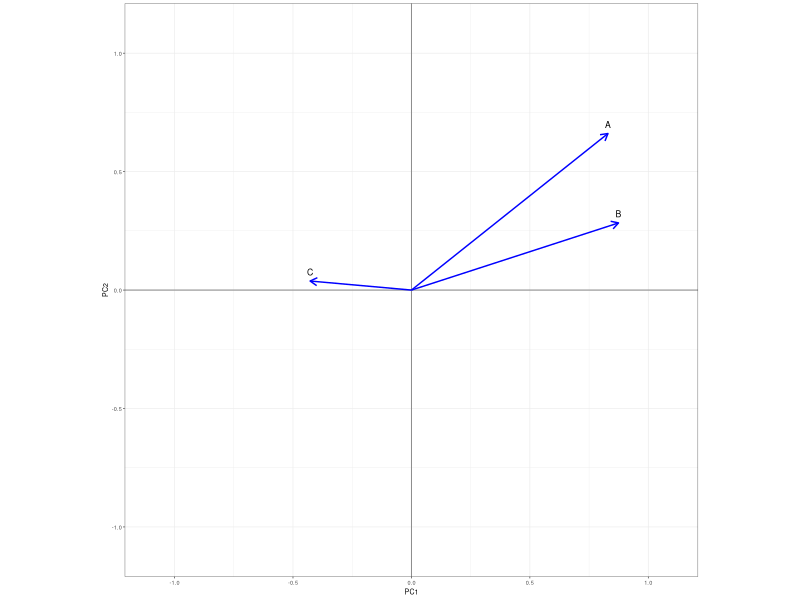
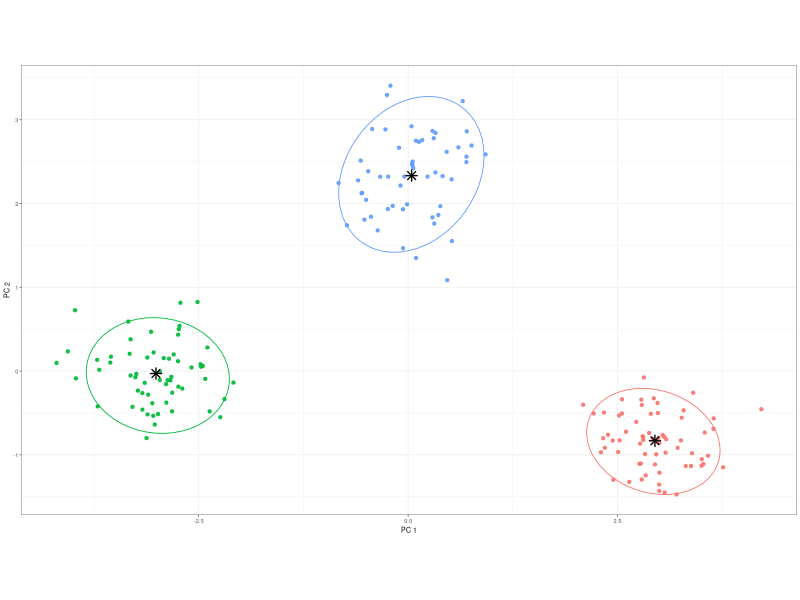
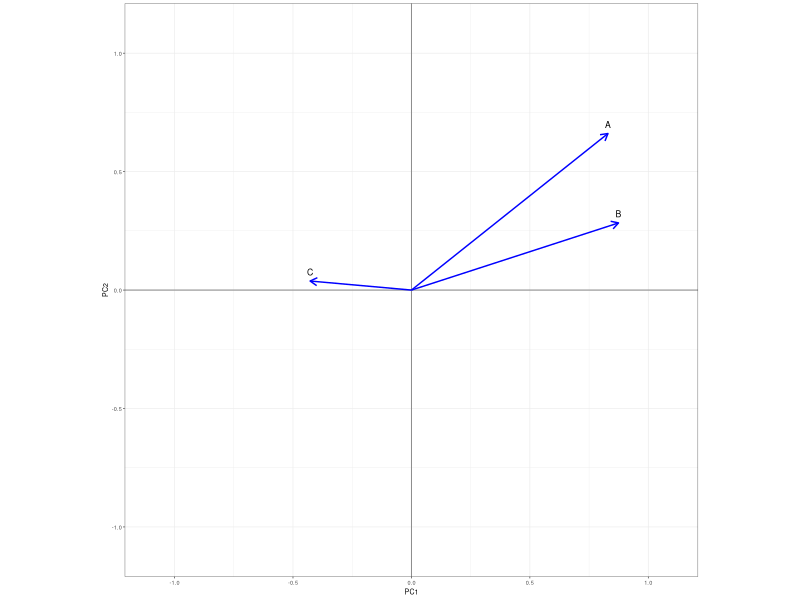
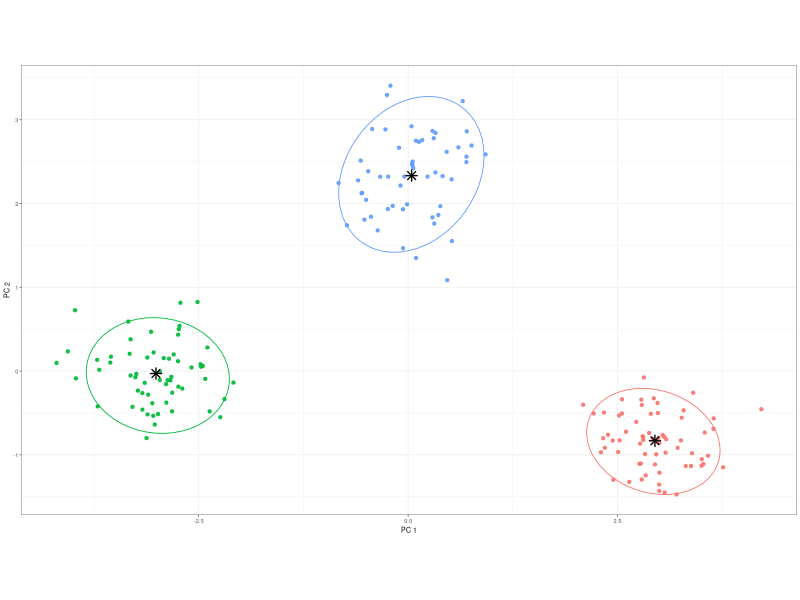

These figures' R source, in order:
## ---- chunk 1
knitr::opts_chunk$set(echo = TRUE)
## ---- chunk 2
library(ggplot2)

# Mock data
set.seed(42)
df_loadings <- data.frame(
  Variable = c("A", "B", "C"),
  PC1 = runif(3, -1, 1),
  PC2 = runif(3, -1, 1)
)

# Plot
ggplot(df_loadings, aes(x = PC1, y = PC2, label = Variable)) +
  geom_hline(yintercept = 0, color = "grey50", linewidth = 0.3) +
  geom_vline(xintercept = 0, color = "grey50", linewidth = 0.3) +
  geom_segment(aes(x = 0, y = 0, xend = PC1, yend = PC2),
               arrow = arrow(length = unit(0.08, "inches")),
               color = "blue") +
  geom_text(hjust = 0.5, vjust = -0.8, size = 2.2) +
  coord_equal(xlim = c(-1.1, 1.1), ylim = c(-1.1, 1.1)) +
  labs(x = "PC1", y = "PC2") +
  theme_bw(base_size = 5)

# To save at 1.1 × 3.5 inches
ggsave("~/Library/CloudStorage/Box-Box/judits_work_keller_lab/fe_si_papers/lymphocyte_distribution_patterns_in_feline_small_intestinal_biopsies/paper/figure/pca_loading_mock.png", width = 1.4, height = 1.4, units = "in", dpi = 300)


library(ggplot2)

# ---- Mock data ----
set.seed(42)
n <- c(60, 55, 65)
df <- data.frame(
  x = c(rnorm(n[1], -3, 0.40), rnorm(n[2],  0, 0.50), rnorm(n[3],  3, 0.45)),
  y = c(rnorm(n[1],  0, 0.40), rnorm(n[2],  2.3, 0.45), rnorm(n[3], -0.8, 0.40))
)

# ---- K-means ----
km <- kmeans(df[, c("x","y")], centers = 3, nstart = 25)
df$cluster <- factor(km$cluster)
centers <- as.data.frame(km$centers)

# ---- Plot ----
p <- ggplot(df, aes(x, y, color = cluster)) +
  geom_point(size = 0.8, alpha = 0.9) +
  # Ellipses to show cluster spread (90%):
  stat_ellipse(aes(group = cluster, color = cluster), level = 0.90, linewidth = 0.3) +
  # Centroids:
  geom_point(data = centers, aes(x, y), inherit.aes = FALSE,
             shape = 8, size = 2.2, stroke = 0.7, color = "black") +
  coord_equal() +
  labs(x = "PC 1", y = "PC 2", color = "Cluster") +
  theme_bw(base_size = 5) +
  theme(
    plot.title = element_text(size = 7, hjust = 0.5),
    legend.position = "none"
  )

p

# Save exactly 3.5 x 1.1 inches
ggsave("~/Library/CloudStorage/Box-Box/judits_work_keller_lab/fe_si_papers/lymphocyte_distribution_patterns_in_feline_small_intestinal_biopsies/paper/figure/kmeans_mock_plot.png", p, width = 3.5, height = 1.4, units = "in", dpi = 300)
